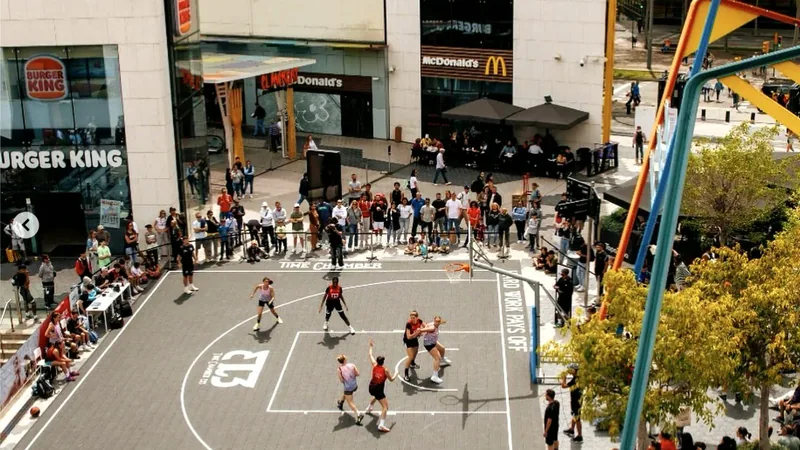
#> input picture 3x3/img/hero-bg-2-800.webp, 800 x 450 px
$ python -i portada.py   (imports and definitions only)
#> lines starting #> are read from the running program, lines starting #| are printed output that depends on the picture
#> further down, picture is the input picture: PIL image 800x450 RGB; mean R, G, B 128.7, 119.2, 99.4
#!/usr/bin/env python3
"""
Portada oficial de reels CBGB — plantilla "capítol" (marc vermell + duotò).

Genera una portada VERTICAL 1080x1920 amb:
  - fons: foto/frame del reel en DUOTÒ vermell de marca
  - marc vermell perimetral
  - ticker gegant tallat a l'esquerra (final de frase, efecte marquesina)
  - badge de capítol ("CAP. 01") per a sèries
  - kicker petit + TITULAR Anton apilat en blanc amb ombra càlida
  - subratllat de cop ("punch") amb barra vermella i cursiva
  - peu "CB GRUP BARNA · EL CLOT" i escut a dalt a la dreta

Ús:
  python3 portada.py --bg foto.jpg \
      --ticker "NO CABEN AIXÍ." \
      --cap "CAP. 01" \
      --kicker "LA FEINA QUE NO ES VEU" \
      --title "LA FEINA|QUE NO|ES VEU" \
      --punch "EL RESULTAT, SÍ." \
      --out portada.jpg

  # des d'un vídeo (necessita ffmpeg):
  python3 portada.py --video reel.mp4 --t 12.5 --title "..." ...

El titular s'auto-ajusta d'amplada. Línies separades amb "|".
"""

import argparse
import os
import subprocess
import sys
import tempfile

from PIL import Image, ImageDraw, ImageEnhance, ImageFont, ImageOps

HERE = os.path.dirname(os.path.abspath(__file__))
ASSETS = os.path.join(HERE, "..", "assets")

W, H = 1080, 1920
FRAME = 36                     # gruix del marc vermell perimetral
MARGE = 68                     # marge esquerre del bloc de text

# Paleta (duotò + marca) — vermell CBGB de la plantilla
VERMELL = (240, 63, 42)        # marc, ticker, badge, barra punch
SALMO = (248, 178, 160)        # text del ticker sobre vermell
BLANC = (255, 255, 255)
OMBRA = (74, 10, 5)            # ombra càlida del titular
DUO_FOSC = (70, 10, 5)         # ombres del duotò
DUO_MIG = (226, 66, 44)        # migtons del duotò
DUO_CLAR = (255, 196, 178)     # llums del duotò


def font(name, size):
    return ImageFont.truetype(os.path.join(ASSETS, name), size)


# [35 lines left out: functions text_size, draw_tracked, grab_frame, cover_crop, not called in this run]


def duotone(im):
    """Duotò vermell de marca: unifica qualsevol foto amb el sistema CBGB."""
    g = ImageOps.grayscale(im)
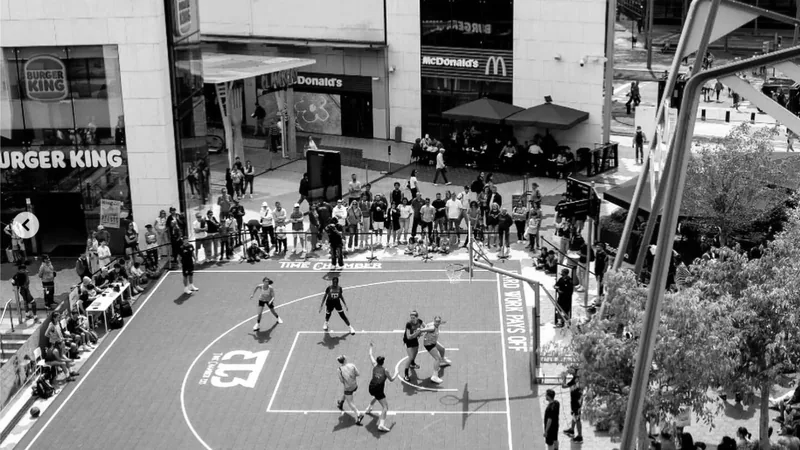
#> g: PIL image 800x450 L; min 0, max 255, mean 119.8
    g = ImageOps.autocontrast(g, cutoff=1)
    g = ImageEnhance.Contrast(g).enhance(1.1)
    return ImageOps.colorize(g, black=DUO_FOSC, white=DUO_CLAR,
                             mid=DUO_MIG).convert("RGB")
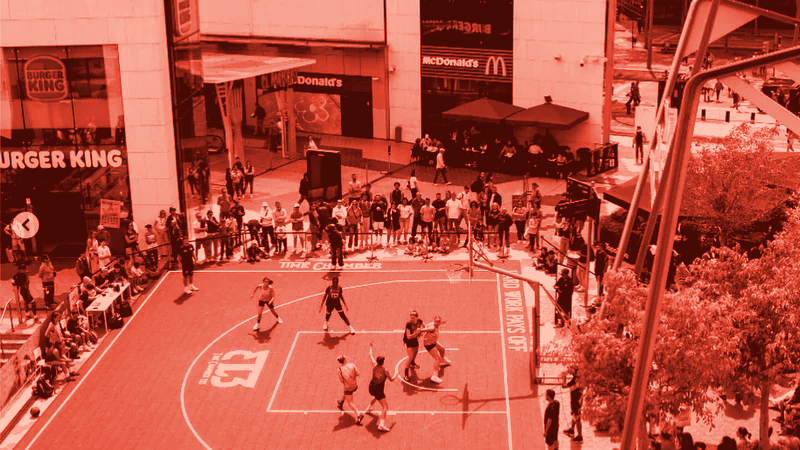
#> returned value: PIL image 800x450 RGB; mean R, G, B 187.5, 80.9, 64.8


# [123 lines left out: functions fit_title_font, build, main, not called in this run]


# [2 lines not run here, left out]

>>> from PIL import Image
>>> picture = Image.open('../../../../3x3/img/hero-bg-2-800.webp')
>>> result = duotone(picture)

$ run again, on briefing/img/briefing-02-67b96401.webp
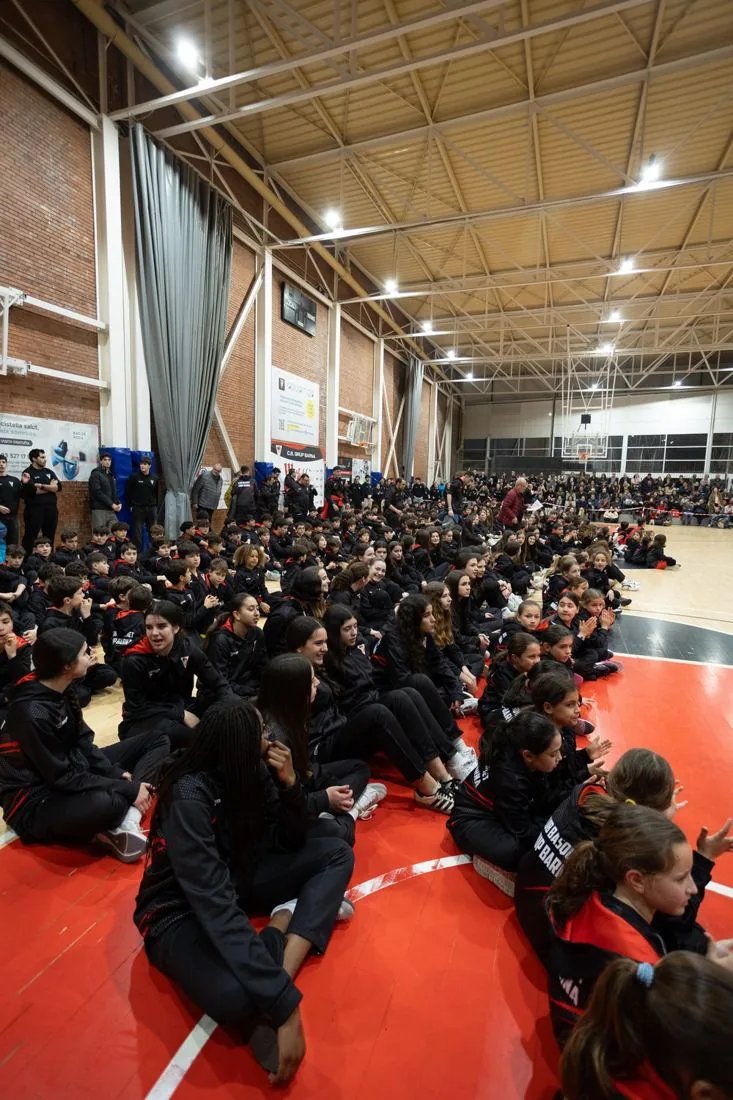
#> input picture briefing/img/briefing-02-67b96401.webp, 733 x 1100 px
#> picture is the input picture: PIL image 733x1100 RGB; mean R, G, B 114.1, 81.7, 67
#> in duotone, `g = ImageOps.grayscale(im)`:
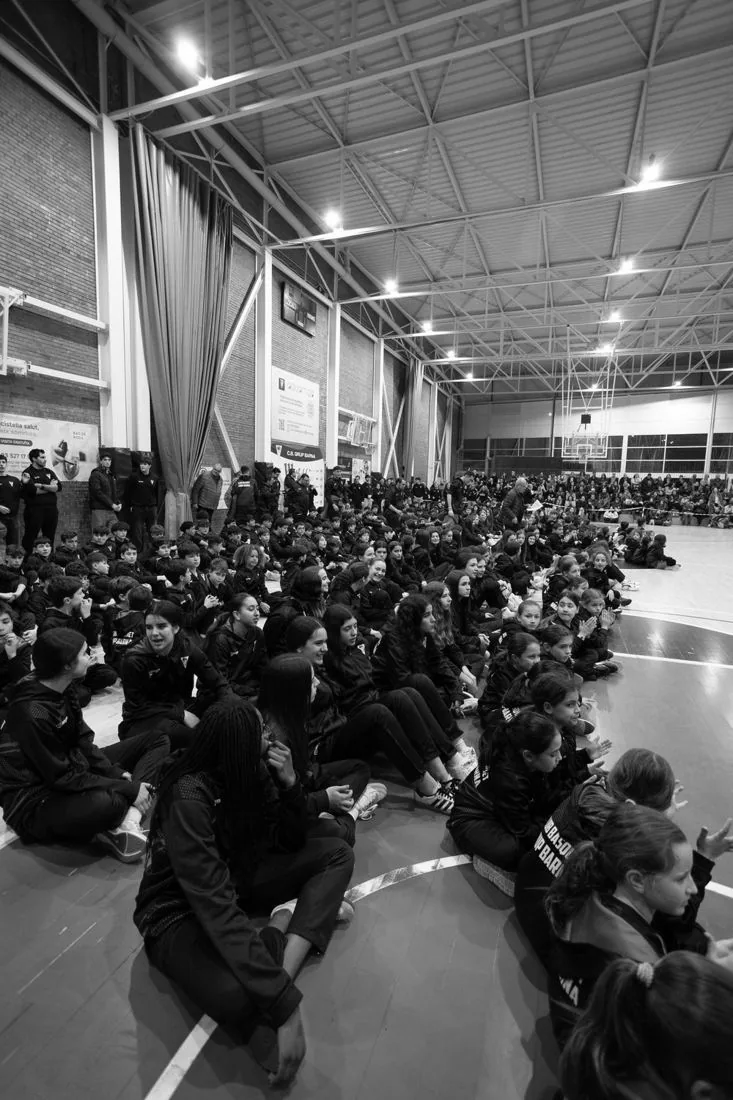
#> g: PIL image 733x1100 L; min 0, max 255, mean 89.7
#> in duotone, `return ImageOps.colorize(g, black=DUO_FOSC, white=DUO_CLAR, mid=DUO_MI..`:
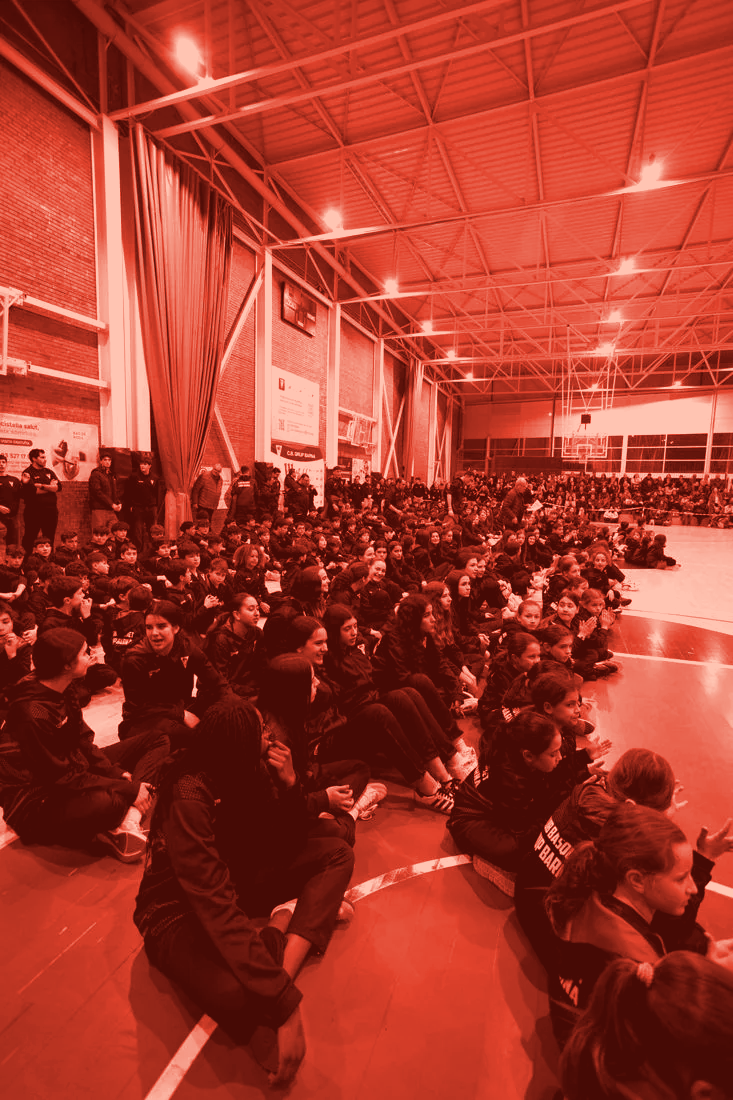
#> returned value: PIL image 733x1100 RGB; mean R, G, B 166.9, 58.1, 43.3

$ run again, on briefing/img/briefing-03-ed0668c9.webp
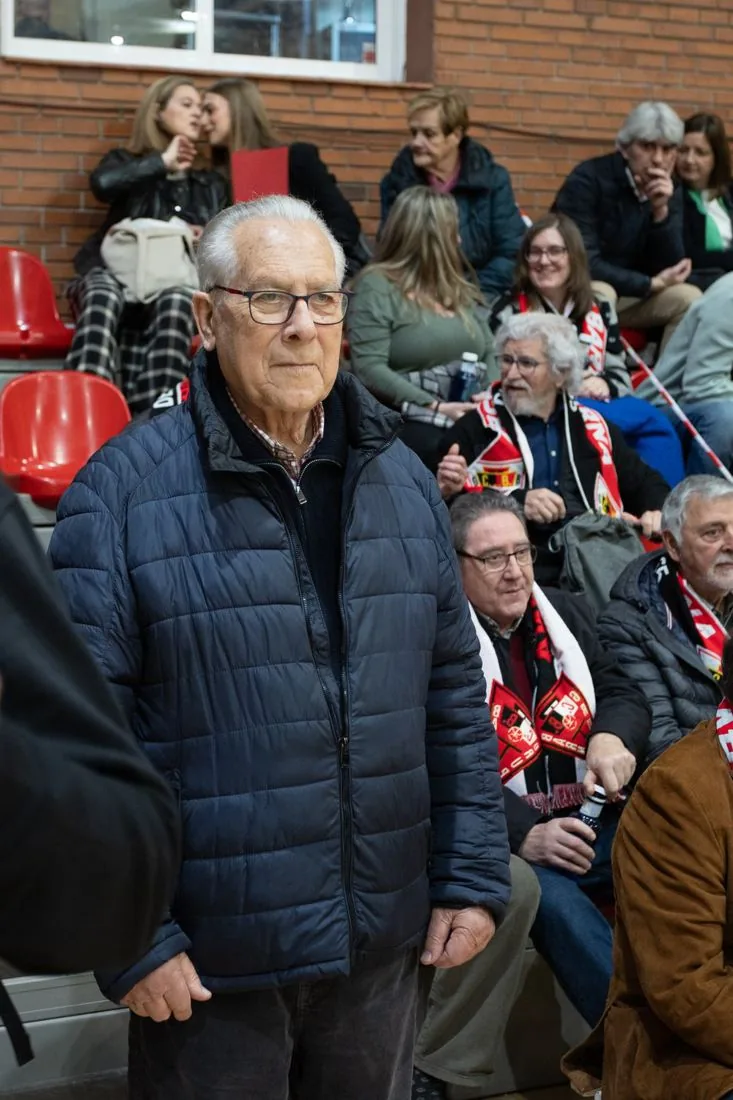
#> input picture briefing/img/briefing-03-ed0668c9.webp, 733 x 1100 px
#> picture is the input picture: PIL image 733x1100 RGB; mean R, G, B 74.5, 66.6, 65.8
#> in duotone, `g = ImageEnhance.Contrast(g).enhance(1.1)`:
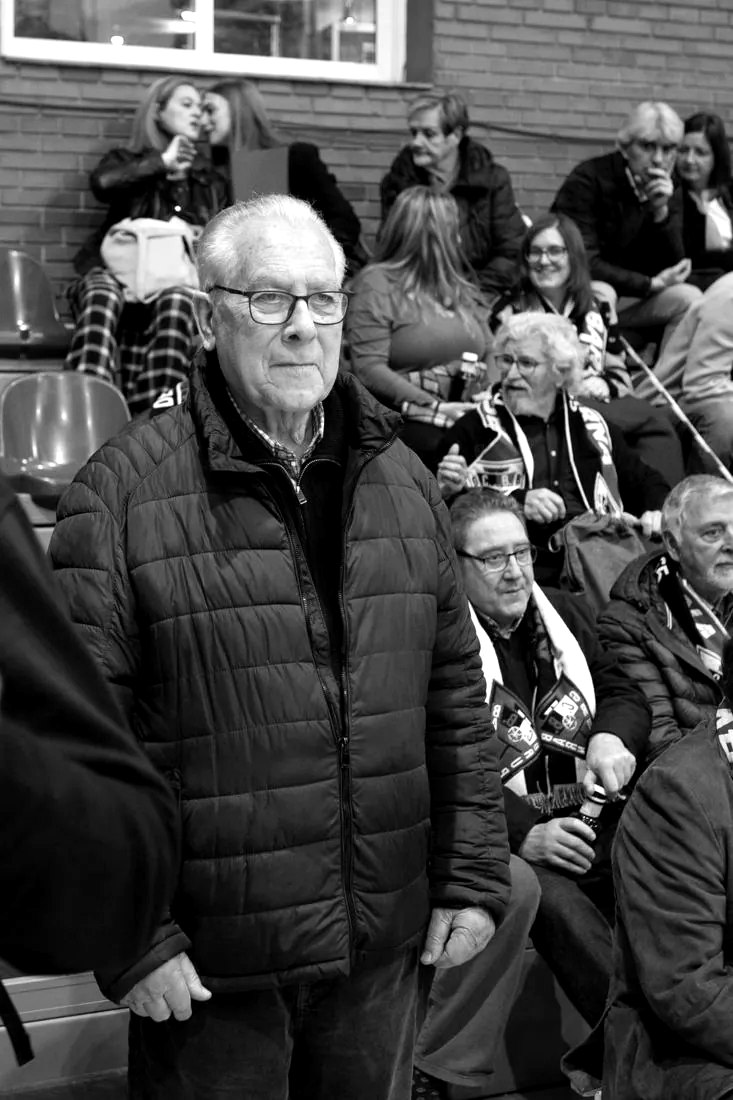
#> g: PIL image 733x1100 L; min 0, max 255, mean 71.4
#> in duotone, `return ImageOps.colorize(g, black=DUO_FOSC, white=DUO_CLAR, mid=DUO_MI..`:
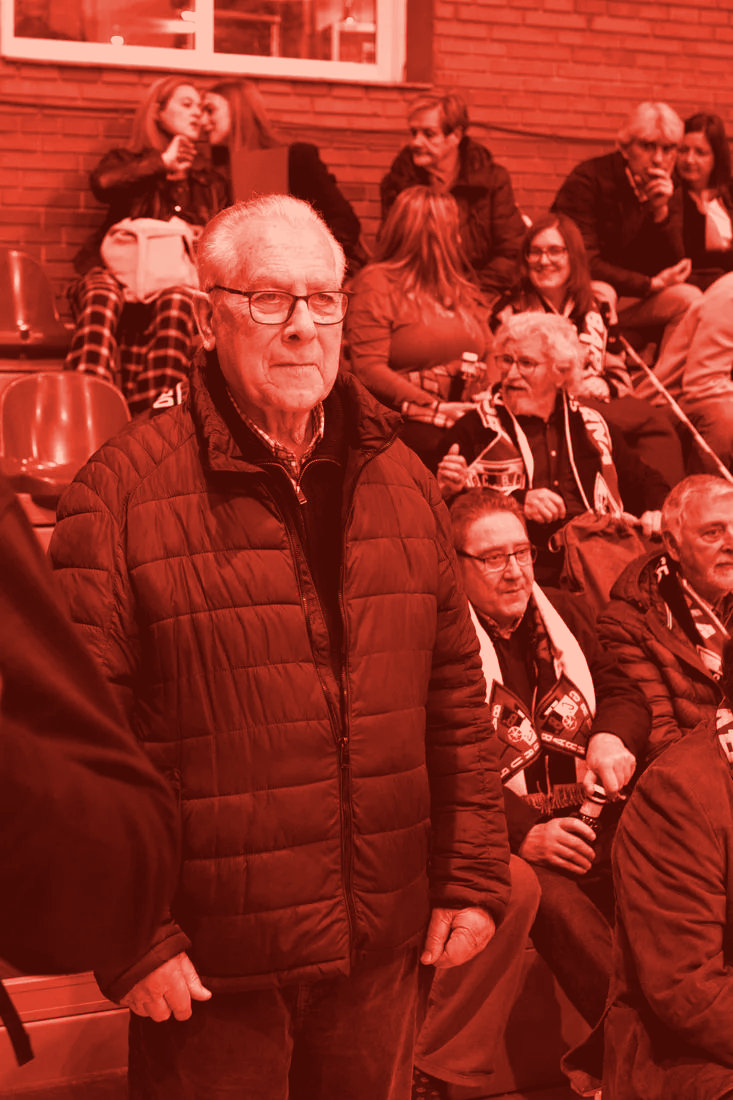
#> returned value: PIL image 733x1100 RGB; mean R, G, B 147.9, 46.4, 33.3
